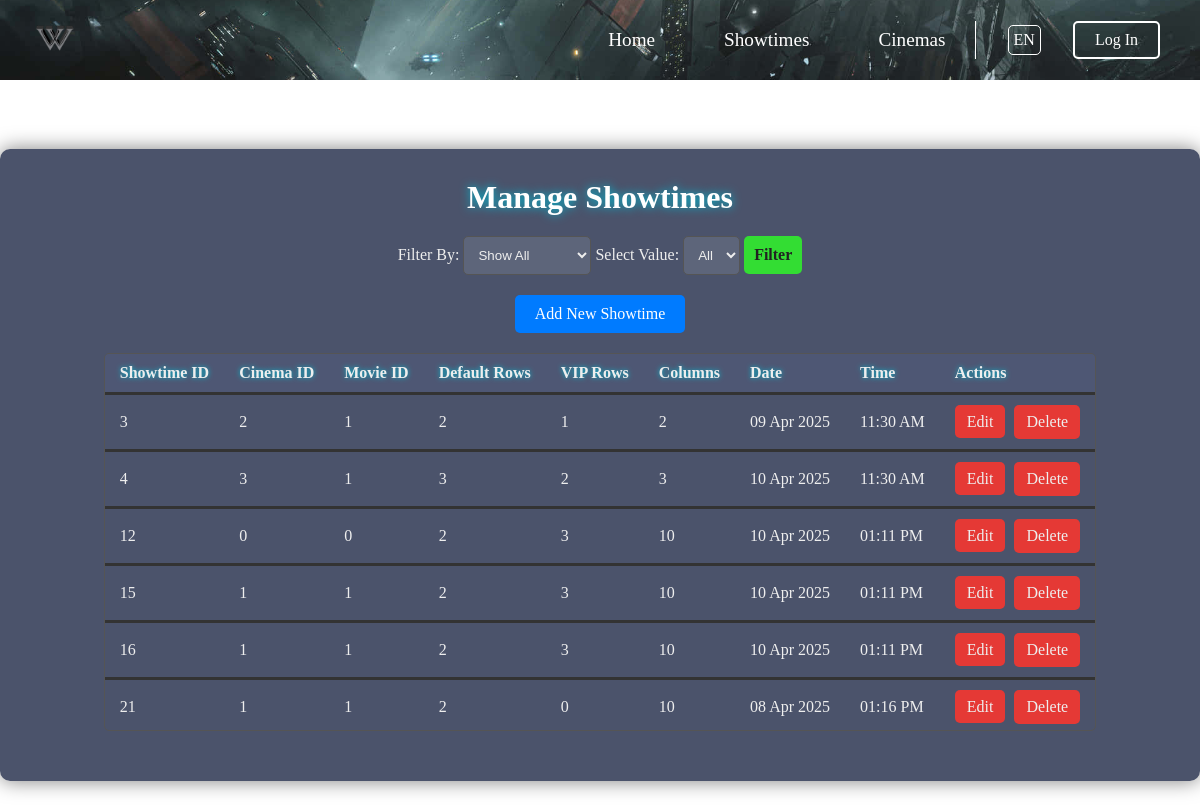
/admin/Showtime.php, run on the app's committed database.
### tables this page shows
CREATE TABLE `showtimes` (
  `showtime_id` int(9) NOT NULL,
  `cinema_id` int(9) NOT NULL,
  `movie_id` int(9) NOT NULL,
  `default_row` tinyint(4) NOT NULL DEFAULT 0,
  `vip_row` tinyint(4) NOT NULL DEFAULT 0,
  `n_column` tinyint(4) NOT NULL DEFAULT 1,
  `date` date NOT NULL DEFAULT current_timestamp(),
  `time` time NOT NULL DEFAULT current_timestamp()
);

### admin/includes/showtime-list.php (the view, shortened to what this page needs)
<div class="list">
    <table id="showtimeTable">
        <thead>
            <tr>
                <th>Showtime ID</th>
                <th>Cinema ID</th>
                <th>Movie ID</th>
                <th>Default Rows</th>
                <th>VIP Rows</th>
                <th>Columns</th>
                <th>Date</th>
                <th>Time</th>
                <th>Actions</th>
            </tr>
        </thead>
        <tbody>
            <?php
            if ($result_showtimes_data->num_rows > 0) {
                while ($row = $result_showtimes_data->fetch_assoc()) {
                    echo '<tr>';
                    echo '    <td>' . htmlspecialchars($row["showtime_id"]) . '</td>';
                    echo '    <td>' . htmlspecialchars($row["cinema_id"]) . '</td>';
                    echo '    <td>' . htmlspecialchars($row["movie_id"]) . '</td>';
                    echo '    <td>' . htmlspecialchars($row["default_row"]) . '</td>';
                    echo '    <td>' . htmlspecialchars($row["vip_row"]) . '</td>';
                    echo '    <td>' . htmlspecialchars($row["n_column"]) . '</td>';
                    echo '    <td>' . htmlspecialchars(date("d M Y", strtotime($row["date"]))) . '</td>';
                    echo '    <td>' . htmlspecialchars(date("h:i A", strtotime($row["time"]))) . '</td>';
                    echo '    <td>';
                    echo '        <span class="update" style="margin-right: 5px; cursor: pointer;" href=\'?edit_id=' . htmlspecialchars($row["showtime_id"]) . '\' onclick="showEditPopup(\'' . htmlspecialchars($row["showtime_id"]) . '\')">Edit</span>';
                    echo '        <button class="delete" onclick="if(confirm(\'Are you sure you want to delete this showtime?\')) { window.location.href=\'?delete_id=' . htmlspecialchars($row["showtime_id"]) . '\'; }">Delete</button>';
                    echo '    </td>';
                    echo '</tr>';
                }
            } else {
                echo '<tr><td colspan="9">No showtimes found.</td></tr>';
            }
            ?>
        </tbody>
    </table>
</div>

### admin/css/showtime.css (style rules this page uses)
body { color: #eee; background: linear-gradient(to bottom, #000428, #000000); padding-bottom: 20px; }

### admin/style.css (style rules this page uses)
* { margin: 0; padding: 0; box-sizing: border-box; }
body { background: url("../pictures/rm251-mind-08-f.jpg"); background-attachment: scroll; background-size:cover; background-repeat: no-repeat; background-position: center center; height: 200vh; }
a,button { all: unset; cursor: pointer; }

### admin/includes/showtime-list.php (style rules this page uses)
body { display: flex; justify-content: center; align-items: center; min-height: 100vh; overflow: hidden; }
.list { width: auto; max-height: 600px; overflow-y: auto; overflow-x: hidden; border: 1px solid #555; border-radius: 5px; margin-bottom: 20px; scrollbar-width: thin; scrollbar-color: rgba(0, 188, 212, 0.7) rgba(34, 34, 34, 0.7); }
#showtimeTable { width: 100%; border-collapse: collapse; color: #eee; margin: auto; }
#showtimeTable th, #showtimeTable td { padding: 10px 15px; text-align: left; border-bottom: 3px solid #333; }
#showtimeTable th { background-color: rgba(80, 90, 120, 0.7); font-weight: bold; text-shadow: 0 0 5px #00bcd4; }
#showtimeTable .delete { background-color: #e53935; color: #eee; border: none; padding: 8px 12px; border-radius: 5px; cursor: pointer; transition: background-color 0.3s ease; }
#showtimeTable .update { background-color: #e53935; color: #eee; border: none; padding: 8px 12px; border-radius: 5px; cursor: pointer; transition: background-color 0.3s ease; }

### data on the page
showtimes: showtime_id "3", cinema "2", movie "1", default_row "2", vip_row "1", n_column "2", date "09 Apr 2025", time "11:30 AM"
showtimes: showtime_id "4", cinema "3", movie "1", default_row "3", vip_row "2", n_column "3", date "10 Apr 2025", time "11:30 AM"
showtimes: showtime_id "12", cinema "0", movie "0", default_row "2", vip_row "3", n_column "10", date "10 Apr 2025", time "01:11 PM"
showtimes: showtime_id "15", cinema "1", movie "1", default_row "2", vip_row "3", n_column "10", date "10 Apr 2025", time "01:11 PM"
showtimes: showtime_id "16", cinema "1", movie "1", default_row "2", vip_row "3", n_column "10", date "10 Apr 2025", time "01:11 PM"
showtimes: showtime_id "21", cinema "1", movie "1", default_row "2", vip_row "0", n_column "10", date "08 Apr 2025", time "01:16 PM"
